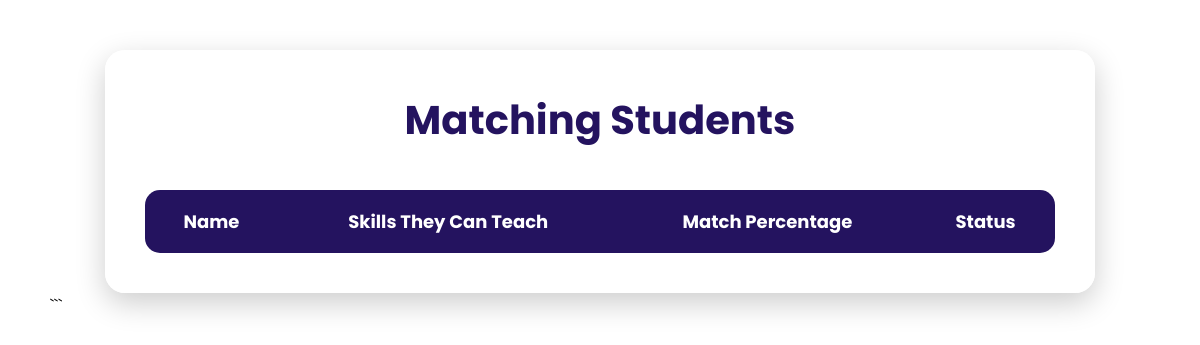
Before: /matchingstudent (signed in) with the older database file.
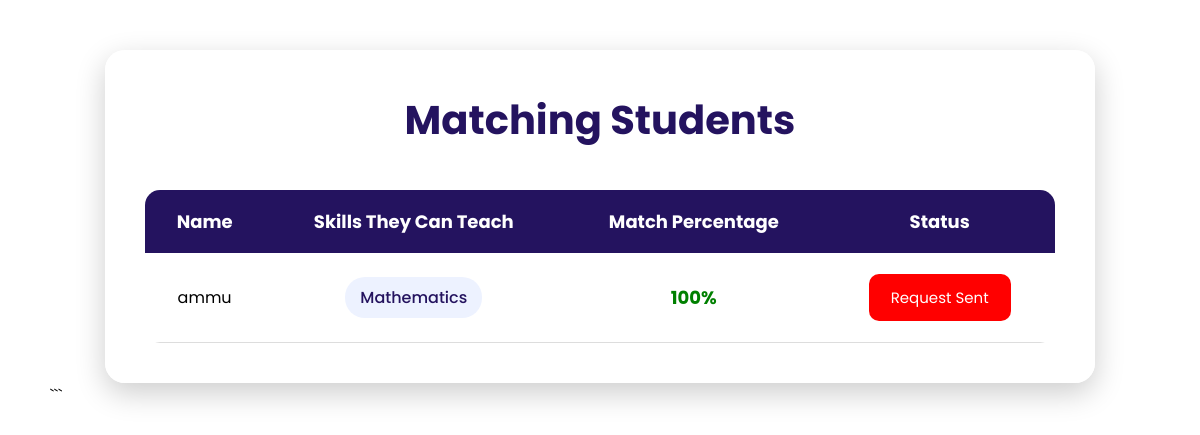
After: the same page with the newer database file.
### tables this page shows
CREATE TABLE students(
    id INTEGER PRIMARY KEY AUTOINCREMENT,
    firebase_uid TEXT UNIQUE,
    name TEXT,
    roll_no TEXT,
    email TEXT UNIQUE,
    department TEXT,
    year INTEGER
);

CREATE TABLE skills(
    id INTEGER PRIMARY KEY AUTOINCREMENT,
    student_id INTEGER,
    skill_name TEXT,
    skill_type TEXT,
    FOREIGN KEY(student_id) REFERENCES students(id)
);

### app.py (the view)
@app.route('/matchingstudent')
def matchingstudent():
    if 'student_id' not in session:
        return redirect('/login')
    conn = get_db_connection()
    cursor = conn.cursor()
    cursor.execute(
        '''
        SELECT skill_name
        FROM skills
        WHERE student_id=?
        AND skill_type='Learn'
        ''',
        (session['student_id'],)
    )
    my_learn = [
        row['skill_name']
        for row in cursor.fetchall()
    ]
    cursor.execute(
        '''
        SELECT id,name
        FROM students
        WHERE id!=?
        ''',
        (session['student_id'],)
    )
    others = cursor.fetchall()
    matches = []
    for student in others:
        cursor.execute(
            '''
            SELECT skill_name
            FROM skills
            WHERE student_id=?
            AND skill_type='Teach'
            ''',
            (student['id'],)
        )
        their_teach = [
            row['skill_name']
            for row in cursor.fetchall()
        ]
        common_skills = list(
            set(my_learn) &
            set(their_teach)
        )
        if common_skills:
            percentage = int(
                len(common_skills)
                /
                len(my_learn)
                * 100
            )
            matches.append({
                'id': student['id'],
                'name': student['name'],
                'skills': common_skills,
                'percentage': percentage
            })
    cursor.execute(
        '''
        SELECT receiver_id
        FROM exchange_requests
        WHERE sender_id=?
        ''',
        (session['student_id'],)
    )
    sent_requests = [
        row['receiver_id']
        for row in cursor.fetchall()
    ]
    matches.sort(
        key=lambda x: x['percentage'],
        reverse=True
    )
    conn.close()
    return render_template(
        'matchingstudent.html',
        matches=matches,
        sent_requests=sent_requests
    )

### app.py (called while the page is built)
def get_db_connection():
    conn = sqlite3.connect('skillexchange.db')
    conn.row_factory = sqlite3.Row
    return conn

### templates/matchingstudent.html (shortened to what this page needs)
<!DOCTYPE html>
<html>
<head>
</head>
<body>
<div class="container">
<h1>
Matching Students
</h1>
<table>
<tr>
<th>
Name
</th>
<th>
Skills They Can Teach
</th>
<th>
Match Percentage
</th>
<th>
Status
</th>
</tr>
{% for student in matches %}
<tr>
<td>
{{student.name}}
</td>
<td>
{% for skill in student.skills %}
<span class="skill">
{{skill}}
</span>
{% endfor %}
</td>
<td class="percent">
{{student.percentage}}%
</td>
<td>
<form action="/send_request/{{student.id}}" method="POST">
{% if student.id in sent_requests %}
<button class="sent">
Request Sent
</button>
{% else %}
<button class="send">
Send Request
</button>
{% endif %}
</form>
</td>
</tr>
{% endfor %}
</table>
</div>
</body>
</html>

### templates/matchingstudent.html (style rules this page uses)
* { margin:0; padding:0; box-sizing:border-box; font-family:'Poppins',sans-serif; }
body { background-image:url("/static/images/register_bg.jpg"); background-size:cover; background-position:center; background-repeat:no-repeat; min-height:100vh; padding:50px; }
.container { width:90%; margin:auto; background:rgba(255,255,255,0.95); padding:40px; border-radius:20px; box-shadow:0px 10px 30px rgba(0,0,0,0.2); }
h1 { text-align:center; color:#24135F; margin-bottom:40px; font-size:40px; }
table { width:100%; border-collapse:collapse; overflow:hidden; border-radius:15px; }
th { background:#24135F; color:white; padding:18px; font-size:18px; }
td { padding:20px; text-align:center; border-bottom:1px solid #ddd; }
.skill { display:inline-block; background:#edf2ff; color:#24135F; padding:8px 15px; border-radius:20px; margin:4px; font-weight:500; }
.percent { color:green; font-size:18px; font-weight:700; }
.sent { background:red; color:white; border:none; padding:12px 22px; border-radius:10px; cursor:pointer; font-size:15px; }

Changed rows visible on the page:
added students: name "ammu", percentage "100", shows "Request Sent"
added skills: skill_name "Mathematics"
